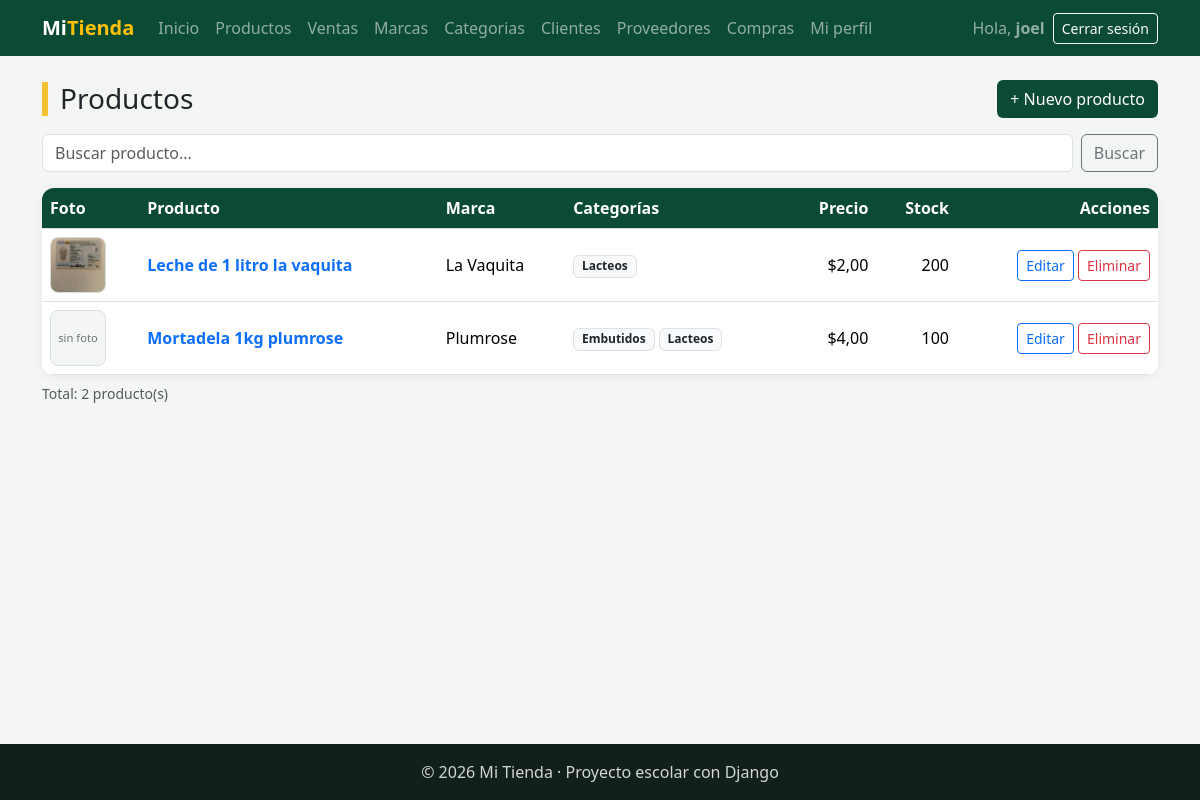
Before: /facturacion/productos/ (signed in) with the older database file.
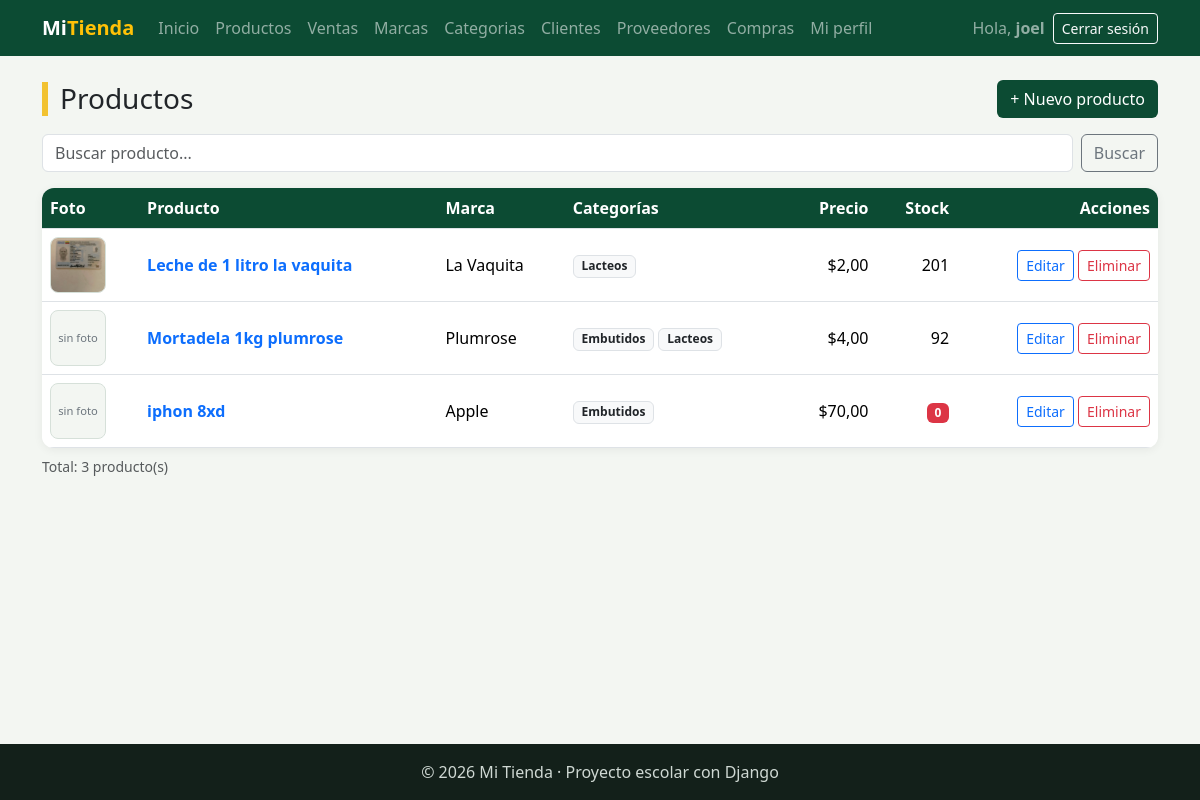
After: the same page with the newer database file.
### facturacion/models.py (models this page shows, shortened)
class ModeloBase(models.Model):
    user = models.ForeignKey(                    # 1:N con User: un usuario registra muchos registros
        User,
        on_delete=models.SET_NULL,               # Si borran al usuario, el registro se queda con user vacío
        null=True,                               # SET_NULL necesita que la columna acepte NULL
        blank=True,
        editable=False,                          # No aparece en formularios: lo llena la VISTA, no la persona
        related_name="%(class)s_registrados",    # %(class)s = nombre del modelo → user.producto_registrados
        verbose_name="Registrado por",
    )
    fecha_creacion = models.DateTimeField("Fecha de creación", auto_now_add=True)   # Se llena sola al CREAR
    fecha_modificacion = models.DateTimeField("Última modificación", auto_now=True) # Se actualiza sola en CADA save()
    class Meta:
        abstract = True                          # ← LA CLAVE: modelo "molde", sin tabla propia

class Producto(ModeloBase):
    nombre = models.CharField(max_length=100)
    descripcion = models.TextField("Descripción", blank=True)
    precio = models.DecimalField(max_digits=10, decimal_places=2)    # Precio de VENTA actual
    stock = models.PositiveIntegerField(default=0)                   # Unidades en bodega (nunca negativo)
    imagen = models.ImageField(                  # NUEVO: guarda una FOTO
        upload_to="productos/",                  #   el archivo va a MEDIA_ROOT/productos/
        blank=True,                              #   la foto es opcional
    )                                            #   En la tabla solo se guarda el TEXTO de la ruta: "productos/a55.jpg"
    marca = models.ForeignKey(Marca, on_delete=models.PROTECT, related_name="productos")
    categorias = models.ManyToManyField(Categoria, related_name="productos", blank=True)
    activo = models.BooleanField(default=True)
    class Meta:
        verbose_name = "Producto"
        verbose_name_plural = "Productos"
        ordering = ["nombre"]

class Marca(ModeloBase):
    nombre = models.CharField(max_length=60, unique=True)
    pais_origen = models.CharField("País de origen", max_length=60, blank=True)
    activo = models.BooleanField(default=True)
    class Meta:
        verbose_name = "Marca"
        verbose_name_plural = "Marcas"
        ordering = ["nombre"]

class Categoria(models.Model):                     # Hereda de ModeloBase (y este de models.Model)
    nombre = models.CharField(max_length=60, unique=True)
    descripcion = models.TextField("Descripción", blank=True)
    activo = models.BooleanField(default=True)
    class Meta:
        verbose_name = "Categoría"
        verbose_name_plural = "Categorías"
        ordering = ["nombre"]

### facturacion/views.py (the view)
# urls.py: path("productos/", views.ProductoListView.as_view(), name="producto_lista"),
class ProductoListView(LoginRequiredMixin, ListView):     # LISTAR
    model = Producto                                       # ¿qué tabla?
    template_name = "facturacion/producto_lista.html"      # ¿qué HTML?
    context_object_name = "productos"                      # nombre de la lista en el HTML
    paginate_by = 5                                        # 5 por página → envía page_obj
    extra_context = {"titulo": "Productos"}
    def get_queryset(self):                                # ¿QUÉ registros se muestran?
        productos = super().get_queryset()                 # lo normal: Producto.objects.all()
        productos = productos.select_related("marca").prefetch_related("categorias")   # menos consultas
        q = self.request.GET.get("q", "")                  # buscador: ?q=galaxy
        if q:
            productos = productos.filter(nombre__icontains=q)
        return productos
    def get_context_data(self, **kwargs):                  # ¿qué datos EXTRA recibe el HTML?
        contexto = super().get_context_data(**kwargs)
        contexto["q"] = self.request.GET.get("q", "")      # + lo buscado
        return contexto

### facturacion/templates/facturacion/producto_lista.html (shortened to what this page needs)
{% extends "base.html" %}
{% block contenido %}
<div class="d-flex justify-content-between align-items-center flex-wrap gap-2 mb-3">
    <h1 class="h3 titulo-pagina m-0">{{ titulo }}</h1>
    <a href="{% url 'facturacion:producto_crear' %}" class="btn btn-verde">+ Nuevo producto</a>
</div>
<form method="get" class="d-flex gap-2 mb-3">
    <input type="text" name="q" value="{{ q }}" class="form-control" placeholder="Buscar producto...">
    <button type="submit" class="btn btn-outline-secondary">Buscar</button>
</form>
<div class="tarjeta p-0 table-responsive">
    <table class="table table-hover align-middle m-0">
        <thead>
            <tr><th>Foto</th><th>Producto</th><th>Marca</th><th>Categorías</th><th class="text-end">Precio</th><th class="text-end">Stock</th><th class="text-end">Acciones</th></tr>
        </thead>
        <tbody>
            {% for producto in productos %}
            <tr>
                <td>
                    {% if producto.imagen %}
                        <img src="{{ producto.imagen.url }}" alt="{{ producto.nombre }}" class="miniatura">
                    {% else %}
                        <div class="miniatura vacia">sin foto</div>
                    {% endif %}
                </td>
                <td>
                    <a href="{% url 'facturacion:producto_detalle' producto.pk %}" class="fw-semibold text-decoration-none">{{ producto.nombre }}</a>
                </td>
                <td>{{ producto.marca.nombre }}</td>
                <td>
                    {% for categoria in producto.categorias.all %}
                        <span class="badge bg-light text-dark border">{{ categoria.nombre }}</span>
                    {% empty %}—{% endfor %}
                </td>
                <td class="text-end">${{ producto.precio }}</td>
                <td class="text-end">
                    {% if producto.stock < 5 %}<span class="badge bg-danger">{{ producto.stock }}</span>{% else %}{{ producto.stock }}{% endif %}
                </td>
                <td class="text-end text-nowrap">
                    <a href="{% url 'facturacion:producto_editar' producto.pk %}" class="btn btn-sm btn-outline-primary">Editar</a>
                    <a href="{% url 'facturacion:producto_eliminar' producto.pk %}" class="btn btn-sm btn-outline-danger">Eliminar</a>
                </td>
            </tr>
            {% empty %}
            <tr><td colspan="7" class="text-center text-muted py-4">No hay productos.</td></tr>
            {% endfor %}
        </tbody>
    </table>
</div>
<p class="text-muted small mt-2">Total: {{ page_obj.paginator.count }} producto(s)</p>
{% endblock %}

### templates/base.html (shortened to what this page needs)
{% load static %}
<!DOCTYPE html>
<html lang="es">
<head>
    <link href="https://cdn.jsdelivr.net/npm/bootstrap@5.3.3/dist/css/bootstrap.min.css" rel="stylesheet">
    <link rel="stylesheet" href="{% static 'css/estilos.css' %}">
</head>
<body>
    <nav class="navbar navbar-expand-lg navbar-dark barra">
        <div class="container">
            <a class="navbar-brand fw-bold" href="{% url 'home' %}">Mi<span class="text-warning">Tienda</span></a>
            <div class="collapse navbar-collapse" id="menu">
                <ul class="navbar-nav me-auto">
                    <li class="nav-item"><a class="nav-link" href="{% url 'home' %}">Inicio</a></li>
                    {% if user.is_authenticated %}
                        <li class="nav-item"><a class="nav-link" href="{% url 'facturacion:producto_lista' %}">Productos</a></li>
                        <li class="nav-item"><a class="nav-link" href="{% url 'facturacion:venta_lista' %}">Ventas</a></li>
                        <li class="nav-item"><a class="nav-link" href="{% url 'facturacion:marca_lista' %}">Marcas</a></li>
                        <li class="nav-item"><a class="nav-link" href="{% url 'facturacion:categoria_lista' %}">Categorias</a></li>
                        <li class="nav-item"><a class="nav-link" href="{% url 'facturacion:cliente_lista' %}">Clientes</a></li>
                        <li class="nav-item"><a class="nav-link" href="{% url 'facturacion:proveedor_lista' %}">Proveedores</a></li>
                        <li class="nav-item"><a class="nav-link" href="{% url 'facturacion:compra_lista' %}">Compras</a></li>
                        <li class="nav-item"><a class="nav-link" href="{% url 'facturacion:mi_perfil' %}">Mi perfil</a></li>
                    {% endif %}
                </ul>
                <ul class="navbar-nav align-items-lg-center gap-2">
                    {% if user.is_authenticated %}
                        <li class="nav-item navbar-text">Hola, <b>{{ user.username }}</b></li>
                        <li class="nav-item">
                            <form method="post" action="{% url 'logout' %}" class="m-0">
                                <button type="submit" class="btn btn-sm btn-outline-light">Cerrar sesión</button>
                            </form>
                        </li>
                    {% else %}
                        <li class="nav-item"><a class="nav-link" href="{% url 'login' %}">Ingresar</a></li>
                        <li class="nav-item"><a class="btn btn-sm btn-warning" href="{% url 'registro' %}">Crear cuenta</a></li>
                    {% endif %}
                </ul>
            </div>
        </div>
    </nav>
    <main class="container py-4">
        {% block contenido %}{% endblock %}
    </main>
    <footer class="pie text-center py-3">© 2026 Mi Tienda · Proyecto escolar con Django</footer>
</body>
</html>

### static/css/estilos.css (style rules this page uses)
:root { --verde: #0c4b33; --verde-claro: #2f9e6e; --amarillo: #f2c230; }
body { background-color: #f3f6f2; min-height: 100vh; display: flex; flex-direction: column; }
main { flex: 1; }
.barra { background-color: var(--verde); }
.titulo-pagina { border-left: 6px solid var(--amarillo); padding-left: 12px; }
.tarjeta { background: white; border-radius: 12px; padding: 24px; box-shadow: 0 2px 10px rgba(0,0,0,.06); }
.table thead th { background-color: var(--verde); color: white; }
.btn-verde { background-color: var(--verde); color: white; }
.pie { background-color: #13201a; color: #cfd8d3; }
.miniatura { width: 56px; height: 56px; object-fit: cover; border-radius: 8px; border: 1px solid #d6e0d9; }
.miniatura.vacia { display: grid; place-items: center; font-size: .7rem; color: #6c757d; background: #f3f6f2; }

Changed rows visible on the page:
changed Producto "Leche de 1 litro la vaquita": stock "200" → "201"
changed Producto "Mortadela 1kg plumrose": stock "100" → "92"
added Producto: imagen "sin foto", nombre "iphon 8xd", marca.nombre "Apple", precio "70,00", stock "0", Categoria (nombre "Embutidos")
Other visible differences:
{{ page_obj.paginator.count }}: "2" → "3"
